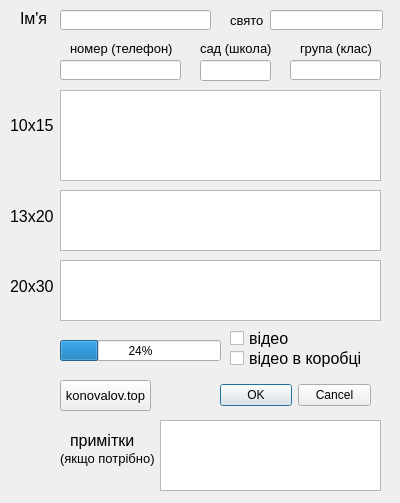
<?xml version="1.0" encoding="UTF-8"?>
<ui version="4.0">
 <class>zakaz</class>
 <widget class="QDialog" name="zakaz">
  <property name="geometry">
   <rect>
    <x>0</x>
    <y>0</y>
    <width>400</width>
    <height>503</height>
   </rect>
  </property>
  <property name="windowTitle">
   <string>Замовлення</string>
  </property>
  <widget class="QDialogButtonBox" name="buttonBox">
   <property name="geometry">
    <rect>
     <x>220</x>
     <y>380</y>
     <width>151</width>
     <height>31</height>
    </rect>
   </property>
   <property name="orientation">
    <enum>Qt::Horizontal</enum>
   </property>
   <property name="standardButtons">
    <set>QDialogButtonBox::Cancel|QDialogButtonBox::Ok</set>
   </property>
  </widget>
  <widget class="QProgressBar" name="progressBar">
   <property name="geometry">
    <rect>
     <x>60</x>
     <y>340</y>
     <width>161</width>
     <height>21</height>
    </rect>
   </property>
   <property name="value">
    <number>24</number>
   </property>
  </widget>
  <widget class="QTextEdit" name="textEdit_2">
   <property name="geometry">
    <rect>
     <x>60</x>
     <y>190</y>
     <width>321</width>
     <height>61</height>
    </rect>
   </property>
  </widget>
  <widget class="QTextEdit" name="textEdit_3">
   <property name="geometry">
    <rect>
     <x>60</x>
     <y>260</y>
     <width>321</width>
     <height>61</height>
    </rect>
   </property>
  </widget>
  <widget class="QLabel" name="label">
   <property name="geometry">
    <rect>
     <x>10</x>
     <y>110</y>
     <width>47</width>
     <height>31</height>
    </rect>
   </property>
   <property name="font">
    <font>
     <pointsize>12</pointsize>
    </font>
   </property>
   <property name="text">
    <string>10x15</string>
   </property>
  </widget>
  <widget class="QLabel" name="label_2">
   <property name="geometry">
    <rect>
     <x>10</x>
     <y>210</y>
     <width>47</width>
     <height>13</height>
    </rect>
   </property>
   <property name="font">
    <font>
     <pointsize>12</pointsize>
    </font>
   </property>
   <property name="text">
    <string>13x20</string>
   </property>
  </widget>
  <widget class="QLabel" name="label_3">
   <property name="geometry">
    <rect>
     <x>10</x>
     <y>280</y>
     <width>47</width>
     <height>13</height>
    </rect>
   </property>
   <property name="font">
    <font>
     <pointsize>12</pointsize>
    </font>
   </property>
   <property name="text">
    <string>20x30</string>
   </property>
  </widget>
  <widget class="QTextEdit" name="textEdit">
   <property name="geometry">
    <rect>
     <x>60</x>
     <y>90</y>
     <width>321</width>
     <height>91</height>
    </rect>
   </property>
  </widget>
  <widget class="QLineEdit" name="lineEdit">
   <property name="geometry">
    <rect>
     <x>60</x>
     <y>60</y>
     <width>121</width>
     <height>20</height>
    </rect>
   </property>
  </widget>
  <widget class="QLabel" name="label_4">
   <property name="geometry">
    <rect>
     <x>70</x>
     <y>40</y>
     <width>111</width>
     <height>16</height>
    </rect>
   </property>
   <property name="font">
    <font>
     <pointsize>10</pointsize>
    </font>
   </property>
   <property name="text">
    <string>номер (телефон)</string>
   </property>
  </widget>
  <widget class="QLabel" name="label_5">
   <property name="geometry">
    <rect>
     <x>200</x>
     <y>40</y>
     <width>81</width>
     <height>16</height>
    </rect>
   </property>
   <property name="font">
    <font>
     <pointsize>10</pointsize>
    </font>
   </property>
   <property name="text">
    <string>сад (школа)</string>
   </property>
  </widget>
  <widget class="QLineEdit" name="lineEdit_2">
   <property name="geometry">
    <rect>
     <x>200</x>
     <y>60</y>
     <width>71</width>
     <height>21</height>
    </rect>
   </property>
  </widget>
  <widget class="QLabel" name="label_6">
   <property name="geometry">
    <rect>
     <x>300</x>
     <y>40</y>
     <width>81</width>
     <height>16</height>
    </rect>
   </property>
   <property name="font">
    <font>
     <pointsize>10</pointsize>
    </font>
   </property>
   <property name="text">
    <string>група (клас)</string>
   </property>
  </widget>
  <widget class="QLineEdit" name="lineEdit_3">
   <property name="geometry">
    <rect>
     <x>290</x>
     <y>60</y>
     <width>91</width>
     <height>20</height>
    </rect>
   </property>
  </widget>
  <widget class="QLabel" name="label_7">
   <property name="geometry">
    <rect>
     <x>20</x>
     <y>10</y>
     <width>41</width>
     <height>16</height>
    </rect>
   </property>
   <property name="font">
    <font>
     <pointsize>12</pointsize>
    </font>
   </property>
   <property name="text">
    <string>Ім'я</string>
   </property>
  </widget>
  <widget class="QLineEdit" name="lineEdit_4">
   <property name="geometry">
    <rect>
     <x>60</x>
     <y>10</y>
     <width>151</width>
     <height>20</height>
    </rect>
   </property>
  </widget>
  <widget class="QPushButton" name="pushButton">
   <property name="geometry">
    <rect>
     <x>60</x>
     <y>380</y>
     <width>91</width>
     <height>31</height>
    </rect>
   </property>
   <property name="font">
    <font>
     <pointsize>10</pointsize>
    </font>
   </property>
   <property name="text">
    <string>konovalov.top</string>
   </property>
  </widget>
  <widget class="QLabel" name="label_8">
   <property name="geometry">
    <rect>
     <x>230</x>
     <y>10</y>
     <width>41</width>
     <height>20</height>
    </rect>
   </property>
   <property name="font">
    <font>
     <pointsize>10</pointsize>
    </font>
   </property>
   <property name="text">
    <string>свято</string>
   </property>
  </widget>
  <widget class="QCheckBox" name="checkBox">
   <property name="geometry">
    <rect>
     <x>230</x>
     <y>330</y>
     <width>61</width>
     <height>17</height>
    </rect>
   </property>
   <property name="font">
    <font>
     <pointsize>12</pointsize>
    </font>
   </property>
   <property name="text">
    <string>відео</string>
   </property>
  </widget>
  <widget class="QCheckBox" name="checkBox_2">
   <property name="geometry">
    <rect>
     <x>230</x>
     <y>350</y>
     <width>141</width>
     <height>17</height>
    </rect>
   </property>
   <property name="font">
    <font>
     <pointsize>12</pointsize>
    </font>
   </property>
   <property name="text">
    <string>відео в коробці</string>
   </property>
  </widget>
  <widget class="QLineEdit" name="lineEdit_5">
   <property name="geometry">
    <rect>
     <x>270</x>
     <y>10</y>
     <width>113</width>
     <height>20</height>
    </rect>
   </property>
  </widget>
  <widget class="QTextEdit" name="textEdit_4">
   <property name="geometry">
    <rect>
     <x>160</x>
     <y>420</y>
     <width>221</width>
     <height>71</height>
    </rect>
   </property>
  </widget>
  <widget class="QLabel" name="label_9">
   <property name="geometry">
    <rect>
     <x>70</x>
     <y>430</y>
     <width>81</width>
     <height>21</height>
    </rect>
   </property>
   <property name="font">
    <font>
     <pointsize>12</pointsize>
    </font>
   </property>
   <property name="text">
    <string>примітки</string>
   </property>
  </widget>
  <widget class="QLabel" name="label_10">
   <property name="geometry">
    <rect>
     <x>60</x>
     <y>450</y>
     <width>101</width>
     <height>16</height>
    </rect>
   </property>
   <property name="font">
    <font>
     <pointsize>10</pointsize>
    </font>
   </property>
   <property name="text">
    <string>(якщо потрібно)</string>
   </property>
  </widget>
 </widget>
 <resources/>
 <connections>
  <connection>
   <sender>buttonBox</sender>
   <signal>accepted()</signal>
   <receiver>zakaz</receiver>
   <slot>accept()</slot>
   <hints>
    <hint type="sourcelabel">
     <x>248</x>
     <y>254</y>
    </hint>
    <hint type="destinationlabel">
     <x>157</x>
     <y>274</y>
    </hint>
   </hints>
  </connection>
  <connection>
   <sender>buttonBox</sender>
   <signal>rejected()</signal>
   <receiver>zakaz</receiver>
   <slot>reject()</slot>
   <hints>
    <hint type="sourcelabel">
     <x>316</x>
     <y>260</y>
    </hint>
    <hint type="destinationlabel">
     <x>286</x>
     <y>274</y>
    </hint>
   </hints>
  </connection>
 </connections>
</ui>
